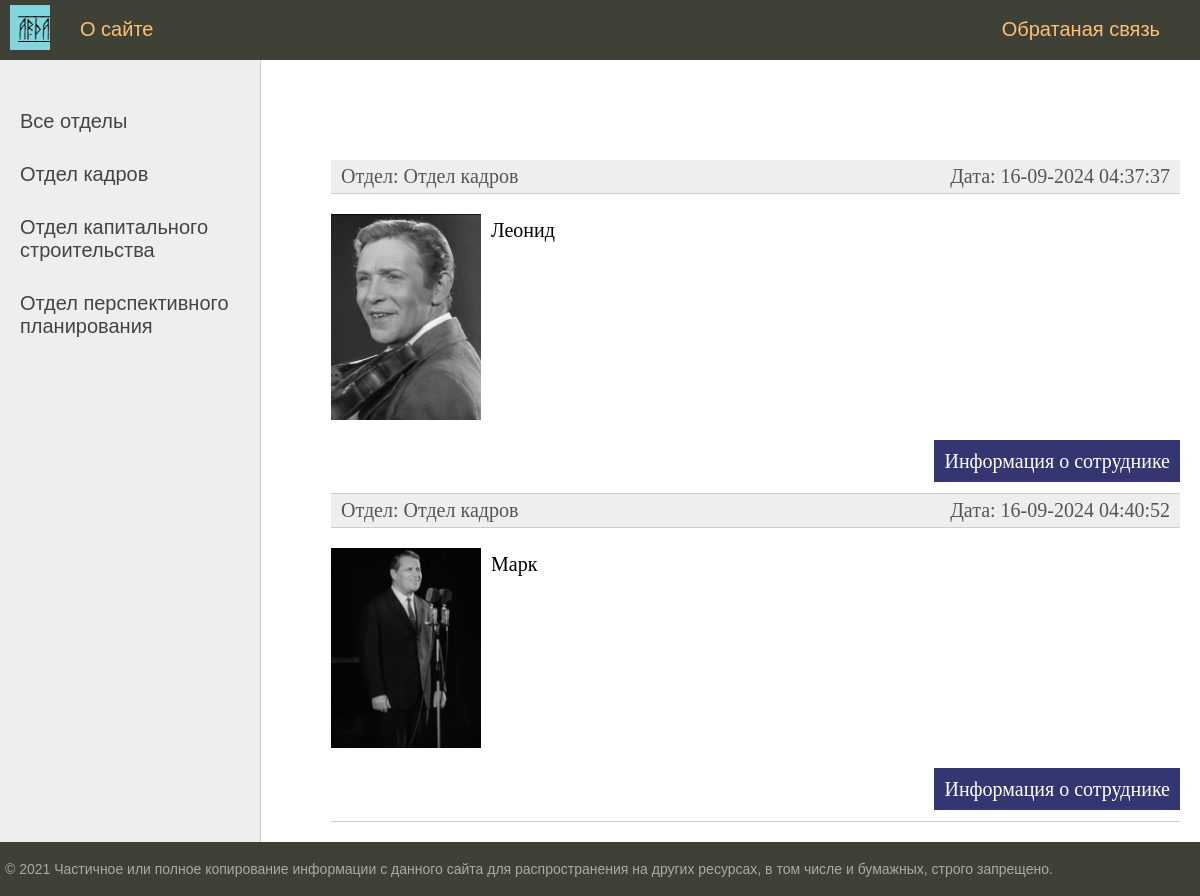
The app's page /group/kadrov/ with its own data.
### user/models.py (models this page shows, shortened)
class Group(models.Model):
    name = models.CharField(max_length=255, db_index=True, verbose_name='Отдел')
    slug = models.SlugField(max_length=255, unique=True, db_index=True, verbose_name='URL')
    def __str__(self):
        return self.name
    def get_absolute_url(self):
        return reverse('group', kwargs={'group_slug': self.slug})
    class Meta:
        verbose_name = 'Отделы'
        verbose_name_plural = 'Отделы'
        ordering = ['id']

class User(models.Model):
    name = models.CharField(max_length=25, verbose_name='Имя')
    slug = models.SlugField(max_length=255, unique=True, db_index=True, verbose_name='URL')
    patronymic = models.CharField(max_length=30, verbose_name='Отчество')
    surname = models.CharField(max_length=35, verbose_name='Фамилия')
    sex = models.CharField(max_length=10, verbose_name='Пол')
    autobiography = models.TextField(blank=True, verbose_name='Автобиография')
    photo = models.ImageField(upload_to='photo/%Y/%m/%d/', verbose_name='Фото')
    time_create = models.DateTimeField(auto_now_add=True, verbose_name='Дата создания')
    time_update = models.DateTimeField(auto_now=True, verbose_name='Дата изменения')
    group = models.ForeignKey('Group', on_delete=models.CASCADE, verbose_name='Группа')
    def get_absolute_url(self):
        return reverse('user_inf', kwargs={'user_slug': self.slug})
    class Meta:
        verbose_name = 'Сотрудники'
        verbose_name_plural = 'Сотрудники'
        ordering = ['time_create', 'name']

### user/views.py (the view)
# urls.py: path('group/<slug:group_slug>/', UserGroup.as_view(), name='group')
class UserGroup(DataMixin, ListView):
    model = User
    template_name = 'user/index.html'
    context_object_name = 'users'
    allow_empty = False
    def get_queryset(self):
        return User.objects.filter(group__slug=self.kwargs['group_slug'])
    def get_context_data(self, *, object_list=None, **kwargs):
        context = super().get_context_data(**kwargs)
        c_def = self.get_user_context(title='Группа - ' + str(context['users'][0].group),
                                      group_selected=context['users'][0].group_id)
        return dict(list(context.items()) + list(c_def.items()))

### user/utils.py (called while the page is built)
    def get_user_context(self, **kwargs):
        context = kwargs
        groups = Group.objects.annotate(Count('user'))
        user_menu = menu.copy()
        if not self.request.user.is_authenticated:
            user_menu.pop(1)
        context['menu'] = user_menu
        context['groups'] = groups
        if 'group_selected' not in context:
            context['group_selected'] = 0
        return context

### user/templates/user/index.html (shortened to what this page needs)
{% extends 'user/base.html' %}
{% block content %}
<ul class="list-articles">
	{% for p in users %}
		<li><div class="article-panel">
			<p class="first">Отдел: {{ p.group }}</p>
			<p class="last">Дата: {{ p.time_update|date:"d-m-Y H:i:s" }}</p>
		</div></li>
	{% if p.photo %}
	<p><img class="img-article-left thumb" src="{{ p.photo.url }}"></p>
	{% endif %}
			<li><h2>{{p.title}}</h2>
	{% autoescape on %}
	{{p.name|linebreaks|truncatewords:50}}
	{% endautoescape %}
			<p class="link-read-post"><a href="{{ p.get_absolute_url }}">Информация о сотруднике</a></p>
			</li>
	{% endfor %}
</ul>
{% endblock %}

### user/templates/user/base.html (shortened to what this page needs)
{% load static %}
{% load user_tags %}
<!DOCTYPE html>
<html>
<head>
	<link type="text/css" href="{% static 'user/css/style.css' %}" rel="stylesheet" />
</head>
<body>
<table class="table-page" border=0 cellpadding="0" cellspacing="0">
<tr><td valign=top>
{% block mainmenu %}
		<div class="header">
			<ul id="mainmenu" class="mainmenu">
			<li class="logo"><a href="{% url 'home' %}"><div class="logo"></div></a></li>
{% for m in menu %}
	{% if not forloop.last %}
			<li><a href="{% url m.url_name %}">{{m.title}}</a></li>
	{% else %}
			<li class="last"><a href="{% url m.url_name %}">{{m.title}}</a></li>
	{% endif %}
{% endfor %}
			</ul>
		</div>
{% endblock mainmenu %}
<table class="table-content" border=0 cellpadding="0" cellspacing="0">
<tr>
	<td valign="top" class="left-chapters">
	<ul id="leftchapters">
{% if cat_selected == 0 %}
		<li class="selected">Все отделы</li>
{% else %}
		<li><a href="{% url 'home' %}">Все отделы</a></li>
{% endif %}
{% for c in groups %}
{% if c.user__count > 0 %}
	{% if c.pk == cat_selected %}
		<li class="selected">{{c.name}}</li>
	{% else %}
		<li><a href="{{ c.get_absolute_url }}">{{c.name}}</a></li>
	{% endif %}
{% endif %}
{% endfor %}
	</ul>
</td>
<td valign="top" class="content">
	<div class="content-text">
{% block content %}
{% endblock %}
	</div>
</td></tr></table>
</td></tr>
<tr><td valign=top>
	<div id="footer">
		<p>&copy; 2021 Частичное или полное копирование информации с данного сайта для распространения на других ресурсах, в том числе и бумажных, строго запрещено.</p>
	</div>
</td></tr></table>
</body>
</html>

### user/static/user/css/style.css (style rules this page uses)
html, body { font-family: 'Arial'; margin: 0; padding: 0; height: 100%; width: 100%; color: #444; }
a { color: #0059b2; text-decoration: none; }
img { max-width: 600px; height: auto; }
img.img-article-left { max-width: 300px; height: auto; float: left; padding: 0 10px 10px 0; }
img.img-article-left.thumb { max-width: 150px; height: auto; }
p.link-read-post { text-align: right; }
p.link-read-post a { padding: 10px; min-width: 100px; background: #333671; color: #fff; text-decoration: none; }
div.article-panel { background: #eee; padding: 5px 10px 5px 10px; box-sizing: border-box; overflow: hidden; color: #555; }
div.article-panel p.first { margin: 0; float: left; }
div.article-panel p.last { margin: 0; float: right; }
ul.list-articles { list-style: none; margin: 0; padding: 0; }
ul.list-articles li { border-bottom: 1px solid #ccc; }
.table-page { width: 100%; height: 100%; vertical-align: top; }
.table-page tr { height: 100%; }
.header { background: #3F4137; height: 60px; }
.logo { background: url('../images/logo.png') no-repeat 10px 5px; width: 50px; height: 50px; }
ul.mainmenu { list-style: none; margin: 0; padding: 0; height: 60px; color: #58e36e; font-size: 20px; overflow: hidden; }
ul.mainmenu li { float: left; margin: 18px 40px 0 30px; }
ul.mainmenu li.logo { margin: 0; }
ul.mainmenu li.last { float: right; }
ul.mainmenu li a { color: #fdc073; text-decoration: none; }
.table-content { width: 100%; min-height: 100%; height: 100%; }
.left-chapters { margin: 0; background: #eee; border-right: 1px solid #ccc; min-height: 100%; }
.left-chapters ul { width: 230px; min-height: 100%; margin: 0; padding: 20px 10px 10px 20px; list-style: none; font-size: 20px; }
.left-chapters ul li { margin: 30px 0 0 0; color: #999; }
.left-chapters ul li a { color: #444; text-decoration: none; }
.content { padding: 40px 20px 20px 40px; width: 100%; box-sizing: border-box; }
.content-text { margin: 60px 0 0 30px; color: #000; font-size: 20px; font-family: Yandex Sans Display Light; }
#footer { box-sizing: border-box; background: #3F4137; padding: 5px; color: #aaa; font-size: 14px; font-family: Verdana, Geneva, Arial, Helvetica; text-align: left; overflow: hidden; }

### records on screen
Group: name "Отдел кадров"
Group: name "Отдел капитального строительства"
Group: name "Отдел перспективного планирования"
User: group "Отдел кадров", time_update "16-09-2024 04:37:37", photo (picture), name "Леонид"
User: group "Отдел кадров", time_update "16-09-2024 04:40:52", photo (picture), name "Марк"

### other values on screen
{{ m.title }} "О сайте"
{{ m.title }} "Обратаная связь"
